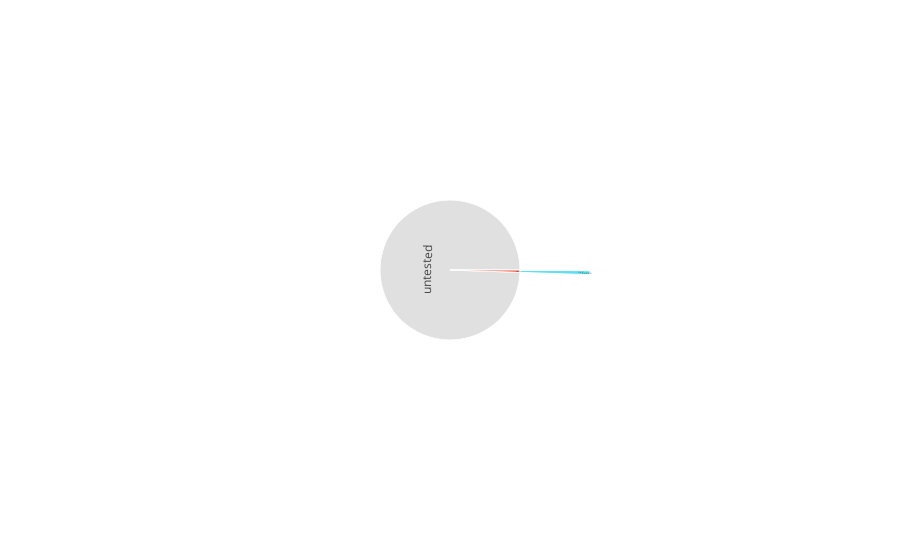

Source (notebook cell):
### Code cell
fig = px.sunburst(plt_pct_df, path = ['tested', 'results', 'actions'], values= 'Louisiana', color= 'index',
                  color_discrete_map= {'untested' :'lightgray'})
fig.show()

### Figure 1 — Plotly figure (JSON) as saved in the notebook; plotly's stock layout.template omitted (floating-point values rounded to 4 significant figures)
{"data": [{"branchvalues": "total", "customdata": [["(?)"], ["(?)"], ["death"], ["hospitalized"], ["isolating"], ["negative"], ["pending"], ["untested"]], "domain": {"x": [0, 1], "y": [0, 1]}, "hoverlabel": {"namelength": 0}, "hovertemplate": "index=%{customdata[0]}<br>labels=%{label}<br>Louisiana=%{value}<br>parent=%{parent}<br>id=%{id}", "ids": ["tested/positive", "tested", "tested/positive/death", "tested/positive/hospitalized", "tested/positive/isolating", "tested/negative", "tested/pending", "untested"], "labels": ["positive", "tested", "death", "hospitalized", "isolating", "negative", "pending", "untested"], "marker": {"colors": ["#EF553B", "#EF553B", "#00cc96", "#ab63fa", "#FFA15A", "#19d3f3", "#FF6692", "lightgray"]}, "name": "", "parents": ["tested", "", "tested/positive", "tested/positive", "tested/positive", "tested", "tested", ""], "type": "sunburst", "values": [0.0712, 0.5411, 0.0029, 0.0199, 0.0484, 0.4699, 0, 99.46]}], "layout": {"legend": {"tracegroupgap": 0}, "margin": {"t": 60}}}
